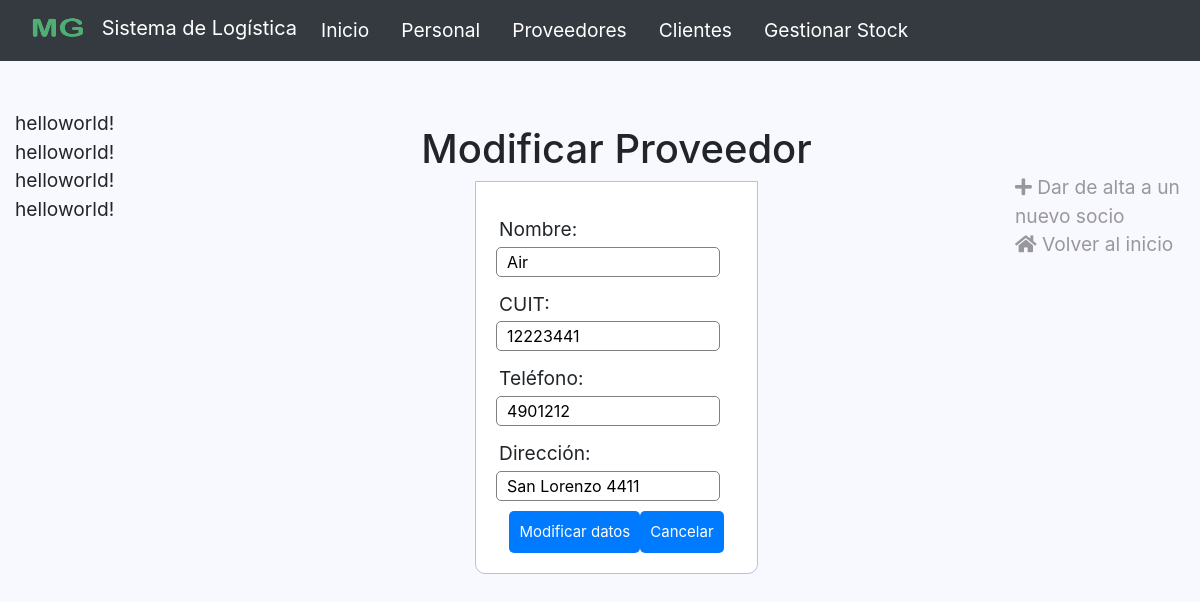
The page /proveedores/modificar.php?id=1 on the database its author committed.
### tables this page shows
CREATE TABLE `proveedores` (
  `id` int(100) NOT NULL,
  `cuit` int(50) NOT NULL,
  `nombre` varchar(100) NOT NULL,
  `telefono` varchar(100) NOT NULL,
  `direccion` varchar(100) NOT NULL
);

### proveedores/modificar.php (the view, shortened to what this page needs)
<html>
	<html>
	<head>
	<link rel="stylesheet" href="/MasterGame/css/bootstrap.css">
	<link rel="stylesheet" href="https://use.fontawesome.com/releases/v5.3.1/css/all.css">
	</head>
	<body>
		<nav class="navbar navbar-expand-lg navbar-dark bg-dark"
		style="position: sticky; z-index: 1071; top: 0;">
			<div class="d-flex justify-content-end">
		    <a class="navbar-brand" href="../index.html"  style="color: #fff;">
			    <img src="/MasterGame/images/mg2.jpg" width="80" height="30" class="d-inline-block align-top" data-toggle="tooltip" data-placement="bottom" title="Sistema de Logística Master Game">
			    Sistema de Logística
			   </a>
			<div class="nav navbar-nav navbar-right">
				<div class="collapse navbar-collapse" id="navbarText">
					<ul class="navbar-nav mr-auto">
			    		<li class="nav-item active">
			    			<a class="nav-link" href="../index.html" style="margin-right: 1rem; color: #fff;">Inicio <span class="sr-only">(current)</span></a>
			    		</li>
			    		<li class="nav-item" style="margin-right: 1rem;">
			    			<a class="nav-link" href="../empleados/FichasEmpleados.php" style="color: #fff;">Personal</a>
			    		</li>
			    		<li class="nav-item" style="margin-right: 1rem;">
			    			<a class="nav-link" href="../proveedores/Proveedores.php" style="color: #fff;">Proveedores</a>
			    		</li>
			    		<li class="nav-item" style="margin-right: 1rem;">
			    			<a class="nav-link" href="../clientes/crud.php" style="color: #fff;">Clientes</a>
			    		</li>
			    		<li class="nav-item" style="margin-right: 1rem;">
			    			<a class="nav-link" href="../inventarioo/nuevo.php" style="color: #fff;">Gestionar Stock</a>
			    		</li>
			    	</ul>
				</div>
			</div>
		</nav>
		<div class="container-fluid" style="margin-top: 3rem;">
			<div class="row flex-xl-nowrap">
				<div class="col-12 col-md-3 col-xl-2 bd-sidebar">
					helloworld!
					helloworld!
					helloworld!
					helloworld!
				</div>
				<main class="col-12 col-md-9 col-xl-8 py-md-3 pl-md-5 bd-content">
					<?php
						$pdo = conectar();
						$consulta=$pdo->prepare("SELECT nombre, CUIT, direccion, telefono FROM proveedores WHERE id=:numeroRecibido");
						$consulta->bindValue(':numeroRecibido',$_GET['id']);
						$consulta->execute();
						$datos = $consulta->fetchAll(PDO::FETCH_ASSOC);
						echo '<div class="container" align="center">
							<h1>Modificar Proveedor</h1>';
							echo '<form action="guardarModif.php" method="post">';
							echo '<div class="input-group">';
								echo "<label> Nombre: </label>
									<input type='text' name='nombre' value='{$datos[0]['nombre']}' required>
								</div>";
							echo '<div class="input-group">';
								echo "<label> CUIT: </label>
									<input name='CUIT' type='number' value='{$datos[0]['CUIT']}' min=7000000 required>
								</div>";
							echo '<div class="input-group">';
								echo "<label> Teléfono: </label>
									<input type='number' name='telefono' value='{$datos[0]['telefono']}' required>
									</div>";
							echo '<div class="input-group">';
								echo "<label> Dirección: </label>
									<input type='text' name='direccion' value='{$datos[0]['direccion']}' required>
									</div>";
							echo '<input type="submit" value="Modificar datos" class="btn btn btn-primary">';
							echo '<a href="crud.php" class="btn btn btn-primary"> Cancelar </a>';
							echo '</form>
						</div>';
					?>
				</main>
				<div class="d-none d-xl-block col-xl-2 bd-toc">
					<ul class="section-nav" style="list-style: none; margin-top: 4rem;">
						<li class="toc-entry toc-h2">
							<a href="formAlta.php" style="color:#99979c">
								<i class="fa fa-plus" aria-hidden="true"></i> Dar de alta a un nuevo socio
							</a>
						</li>
						<li class="toc-entry toc-h2">
							<a href="../index.html" style="color:#99979c">
								<i class="fa fa-home" aria-hidden="true"></i> Volver al inicio
							</a>
						</li>
					</ul>
				</div>
			</div>
		</div>
	</body>
</html>

### proveedores/modificar.php (style rules this page uses)
* { margin: 0px; padding: 0px; }
body { font-size: 120%; background: #F8F8FF; }
form, .content { width: 40%; margin: 0px auto; padding: 20px; border: 1px solid #B0C4DE; background: white; border-radius: 0px 0px 10px 10px; }
.input-group { margin: 10px 0px 10px 0px; }
.input-group label { display: block; text-align: left; margin: 3px; }
.input-group input { height: 30px; width: 93%; padding: 5px 10px; font-size: 16px; border-radius: 5px; border: 1px solid gray; }
.btn { padding: 10px; font-size: 15px; border: none; border-radius: 5px; }

### rows shown on the page
proveedores: nombre "Air", CUIT "12223441", telefono "4901212", direccion "San Lorenzo 4411"
